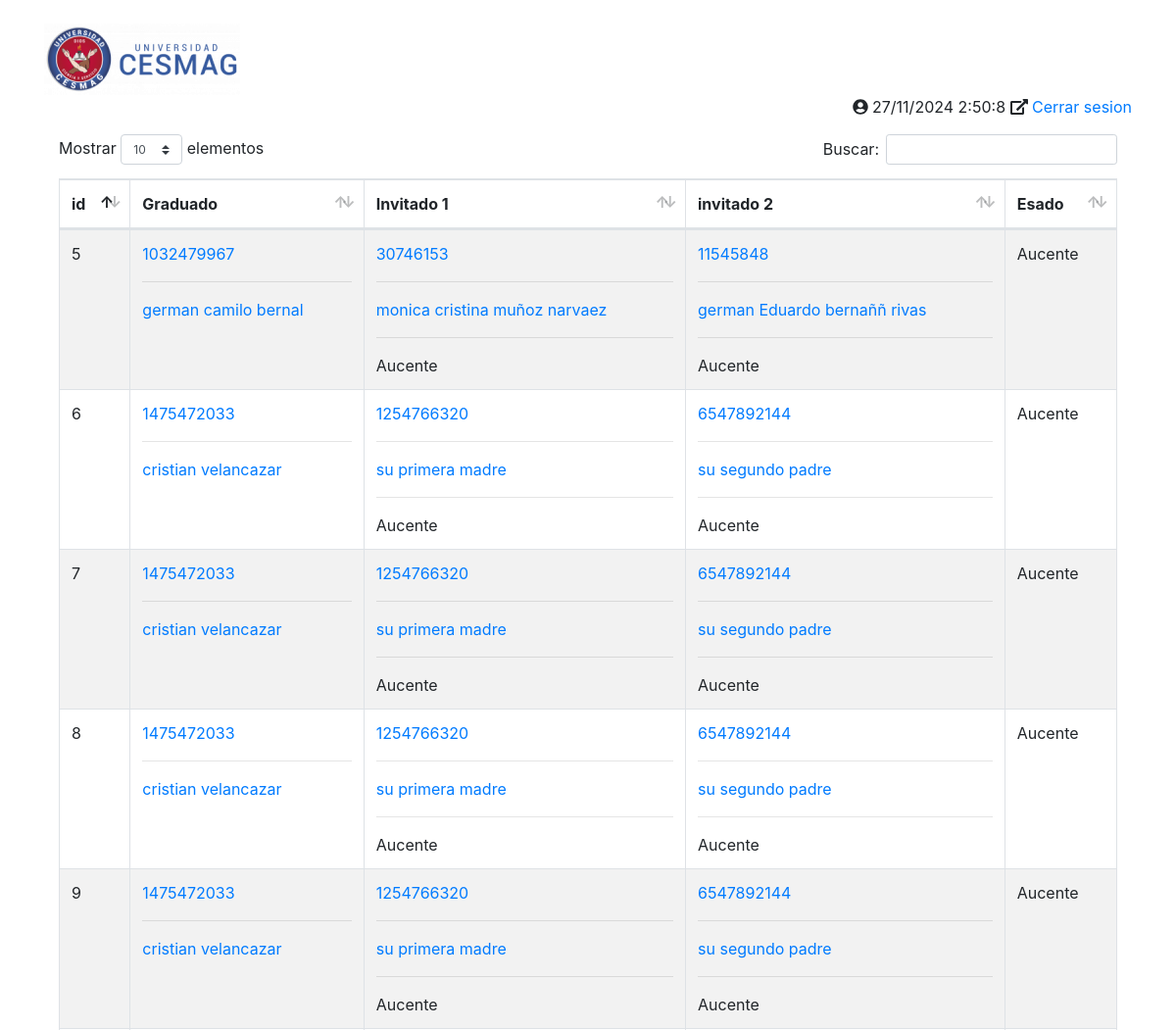
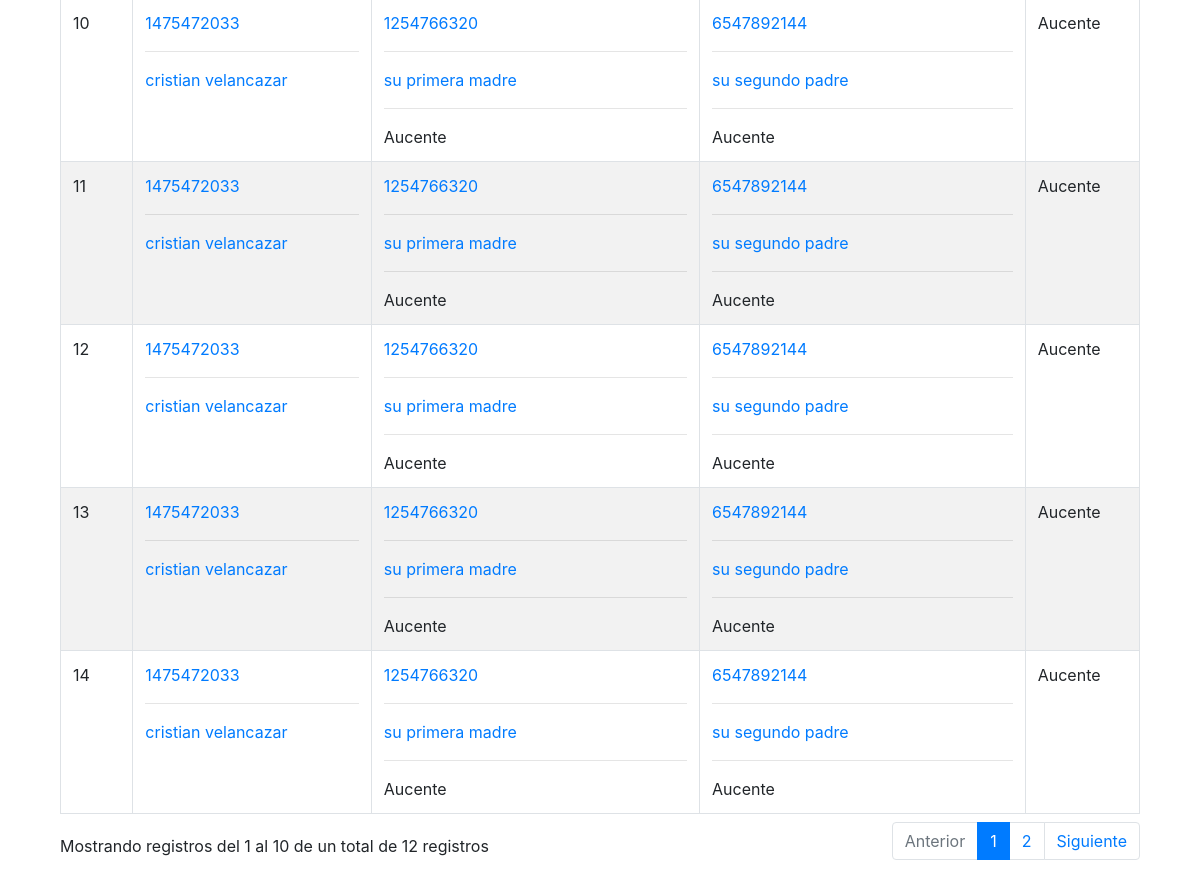
The page / on the database its author committed (2 pictures, top to bottom).
### tables this page shows
CREATE TABLE `registro` (
  `id` int(100) NOT NULL,
  `invitado` varchar(100) DEFAULT NULL,
  `cc_invitado` varchar(100) DEFAULT NULL,
  `invitado1` varchar(100) DEFAULT NULL,
  `cc_invitado1` varchar(100) DEFAULT NULL,
  `invitado2` varchar(100) DEFAULT NULL,
  `cc_invitado2` varchar(100) DEFAULT NULL,
  `novedad` text DEFAULT NULL,
  `estado` varchar(100) DEFAULT NULL,
  `est_inv1` varchar(100) DEFAULT NULL,
  `est_inv2` varchar(100) DEFAULT NULL
);

### php/ingreso/ingreso.php (the view, shortened to what this page needs)
<div class="row my-3">
	<div class="col-12">
		<table id="miTabla" class="table table-striped table-bordered table-hover">
			<thead>
				<tr>
					<th>id</th>
					<th>Graduado</th>
					<th>Invitado 1</th>
					<th>invitado 2</th>
					<th>Esado</th>
				</tr>
			</thead>
			<tbody>
				<?php
					$conexion = conectarBD();
					$sSQL = "SELECT * FROM registro";
					$datos = $conexion->query($sSQL);
					foreach ($datos as $fila) :
				?>
					<tr>
						<td><?php echo $fila['id'];         ?></td>
						<td>
							<a href="php/ingreso/guardar.php?accion=editar&id=<?php echo $fila['id']; ?>">
								<?php echo $fila['cc_invitado']. "<br><hr>" . $fila['invitado']  ;    ?></td>
						<td>
							<a href="php/ingreso/guardar.php?accion=editar1&id=<?php echo $fila['id']; ?>">
								<?php echo $fila['cc_invitado1']. "<br><hr>" . $fila['invitado1'] ;     ?>
							</a>
							<?php echo "<br><hr>" . $fila['est_inv1']  ;    ?>
						</td>
						<td>
							<a href="php/ingreso/guardar.php?accion=editar2&id=<?php echo $fila['id']; ?>">
								<?php echo $fila['cc_invitado2']. "<br><hr>" . $fila['invitado2'] ;    ?>
							</a>
							<?php echo "<br><hr>" . $fila['est_inv2']  ;    ?>
						</td>
						<td><?php echo $fila['estado'];     ?></td>
					</tr>
				<?php
				endforeach;
				?>
			</tbody>
		</table>
	</div>
</div>

### index.php (shortened to what this page needs)
<!DOCTYPE html>
<html lang="es">
  <head>
    <link rel="stylesheet" href="lib/bootstrap/css/bootstrap.min.css">
    <link rel="stylesheet" href="lib/datatable/css/bootstrap.css">
    <link rel="stylesheet" href="lib/datatable/css/dataTables.bootstrap4.min.css">
      </head>
      <body>
        <div class="container my-4">
          <?php include_once("inc/encabezado.inc"); ?>
        <div class="container-fluid">
          <div class="row">
            <div class="col-md-12">
              <?php include_once("php/ingreso/ingreso.php"); ?>
            </div>
          </div>
        </div>
    </div>
    </body>
</html>

### inc/encabezado.inc (shortened to what this page needs)
<header>
    <div class="row">
        <div class="col-4">
            <img src="img/Escudo.png" alt="Logo de la Aplicación" class="img-fluid"
                onclick="window.location.href='principal.php?opcion=all_tikets'">
        </div>
    </div>
    <div class="row">
        <div class="col-12 text-right">
            <span>
                <i class="fa fa-user-circle"></i>
            </span>
            <span>
                <i class="fas fa-external-link-alt"></i>
                <a href="" class="">Cerrar sesion</a>
            </span>
        </div>
    </div>
</header>

### rows shown on the page
registro: id "5", cc_invitado "1032479967", invitado "german camilo bernal", cc_invitado1 "30746153", invitado1 "monica cristina muñoz narvaez", est_inv1 "Aucente", cc_invitado2 "11545848", invitado2 "german Eduardo bernaññ rivas", est_inv2 "Aucente", estado "Aucente"
registro: id "6", cc_invitado "1475472033", invitado "cristian velancazar", cc_invitado1 "1254766320", invitado1 "su primera madre", est_inv1 "Aucente", cc_invitado2 "6547892144", invitado2 "su segundo padre", est_inv2 "Aucente", estado "Aucente"
registro: id "7", cc_invitado "1475472033", invitado "cristian velancazar", cc_invitado1 "1254766320", invitado1 "su primera madre", est_inv1 "Aucente", cc_invitado2 "6547892144", invitado2 "su segundo padre", est_inv2 "Aucente", estado "Aucente"
registro: id "8", cc_invitado "1475472033", invitado "cristian velancazar", cc_invitado1 "1254766320", invitado1 "su primera madre", est_inv1 "Aucente", cc_invitado2 "6547892144", invitado2 "su segundo padre", est_inv2 "Aucente", estado "Aucente"
registro: id "9", cc_invitado "1475472033", invitado "cristian velancazar", cc_invitado1 "1254766320", invitado1 "su primera madre", est_inv1 "Aucente", cc_invitado2 "6547892144", invitado2 "su segundo padre", est_inv2 "Aucente", estado "Aucente"
registro: id "10", cc_invitado "1475472033", invitado "cristian velancazar", cc_invitado1 "1254766320", invitado1 "su primera madre", est_inv1 "Aucente", cc_invitado2 "6547892144", invitado2 "su segundo padre", est_inv2 "Aucente", estado "Aucente"
registro: id "11", cc_invitado "1475472033", invitado "cristian velancazar", cc_invitado1 "1254766320", invitado1 "su primera madre", est_inv1 "Aucente", cc_invitado2 "6547892144", invitado2 "su segundo padre", est_inv2 "Aucente", estado "Aucente"
registro: id "12", cc_invitado "1475472033", invitado "cristian velancazar", cc_invitado1 "1254766320", invitado1 "su primera madre", est_inv1 "Aucente", cc_invitado2 "6547892144", invitado2 "su segundo padre", est_inv2 "Aucente", estado "Aucente"
registro: id "13", cc_invitado "1475472033", invitado "cristian velancazar", cc_invitado1 "1254766320", invitado1 "su primera madre", est_inv1 "Aucente", cc_invitado2 "6547892144", invitado2 "su segundo padre", est_inv2 "Aucente", estado "Aucente"
registro: id "14", cc_invitado "1475472033", invitado "cristian velancazar", cc_invitado1 "1254766320", invitado1 "su primera madre", est_inv1 "Aucente", cc_invitado2 "6547892144", invitado2 "su segundo padre", est_inv2 "Aucente", estado "Aucente"
